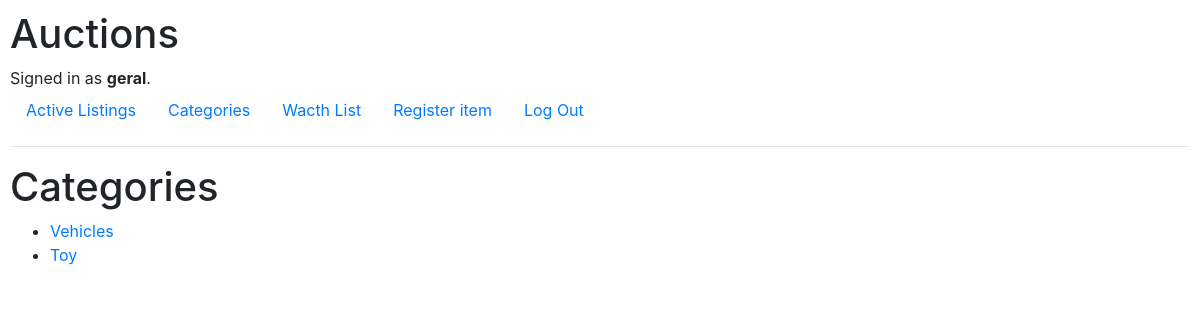
The page /categories (signed in) on the database its author committed.
### auctions/models.py (models this page shows, shortened)
class User(AbstractUser):
    pass

class categ(models.Model):
    cat = models.CharField(max_length=20)

### auctions/views.py (the view)
# urls.py: path("categories", views.categories_view, name="categories"),
def categories_view(request):
    return render(request, "auctions/categories.html", {
        "categs": categ.objects.all()
    })

### auctions/templates/auctions/categories.html
{% extends "auctions/layout.html" %}
{% block body %}
<h1>Categories</h1>
<ul>
    {% for i in categs %}
    <li><a href="{% url 'filtro_id' i.cat %}"> {{ i.cat }} </a></li>
    {% endfor %}
</ul>
{% endblock %}

### auctions/templates/auctions/layout.html (shortened to what this page needs)
{% load static %}
<!DOCTYPE html>
<html lang="en">
    <head>
        <link rel="stylesheet" href="https://stackpath.bootstrapcdn.com/bootstrap/4.4.1/css/bootstrap.min.css">
        <link href="{% static 'auctions/styles.css' %}" rel="stylesheet">
    </head>
    <body>
        <h1>Auctions</h1>
        <div>
            {% if user.is_authenticated %}
                Signed in as <strong>{{ user.username }}</strong>.
            {% else %}
                Not signed in.
            {% endif %}
        </div>
        <ul class="nav">
            <li class="nav-item">
                <a class="nav-link" href="{% url 'index' %}">Active Listings</a>
            </li>
            {% if user.is_authenticated %}
                <li class="nav-item">
                    <a class="nav-link" href="{% url 'categories' %}">Categories</a>
                </li>
                <li class="nav-item">
                    <a class="nav-link" href="{% url 'watchlist' %}">Wacth List</a>
                </li>
                <li class="nav-item">
                    <a class="nav-link" href="{% url 'createlist' %}">Register item</a>
                </li>
                <li class="nav-item">
                        <a class="nav-link" href="{% url 'logout' %}">Log Out</a>
                </li>
            {% endif %}
        </ul>
        <hr>
        {% block body %}
        {% endblock %}
    </body>
</html>

### auctions/static/auctions/styles.css (style rules this page uses)
body { padding: 10px; }

### rows shown on the page
User: username "geral"
categ: cat "Vehicles"
categ: cat "Toy"
